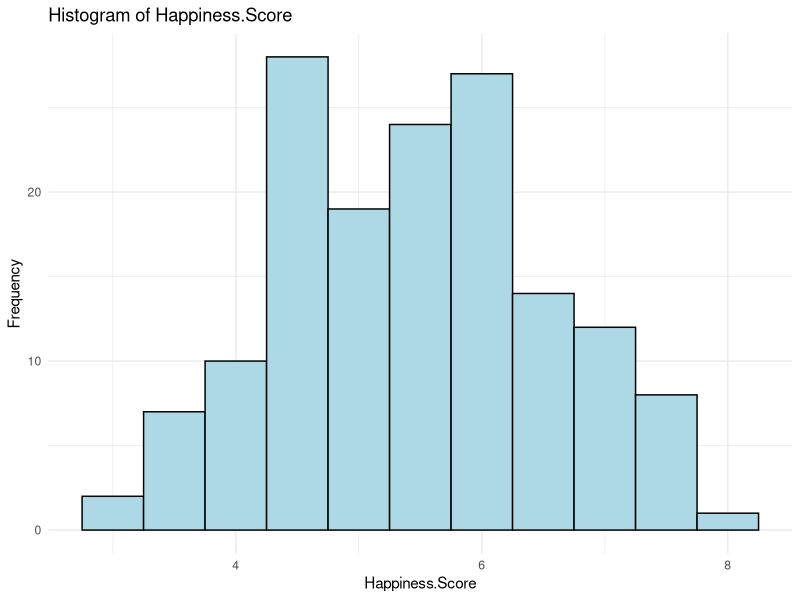
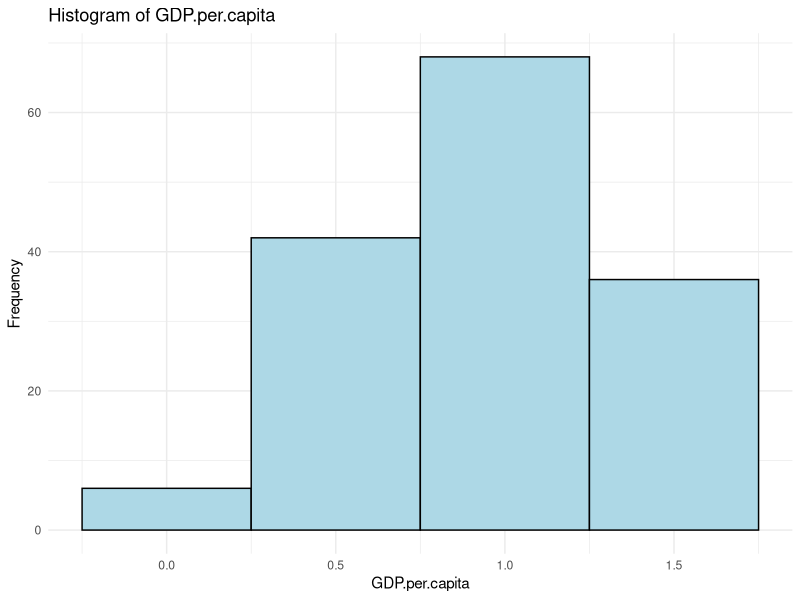
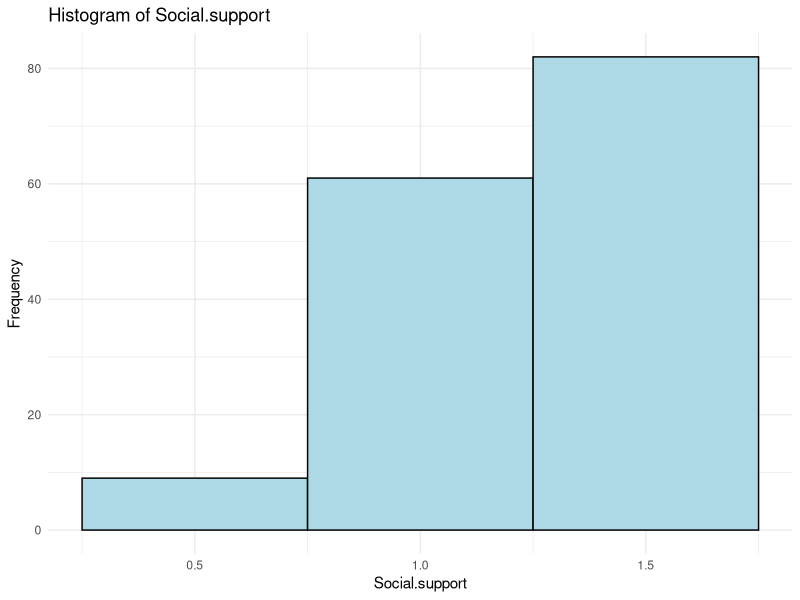
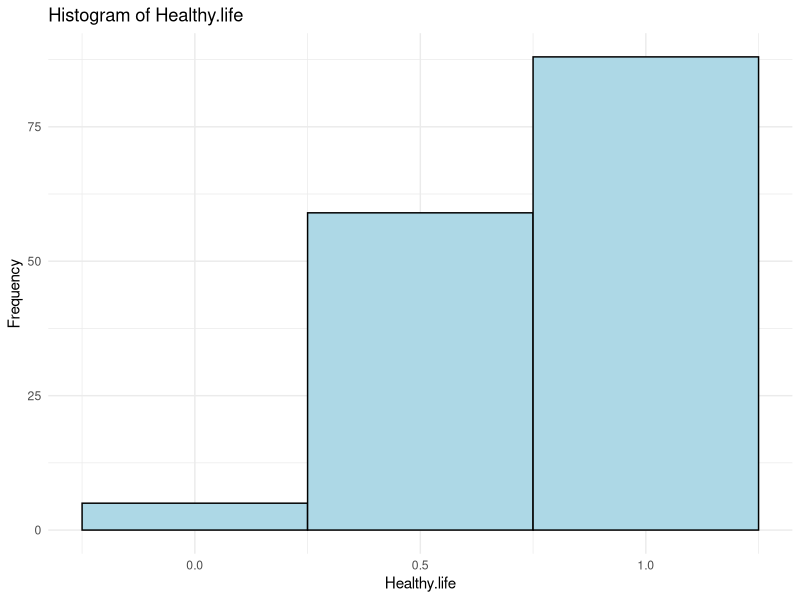
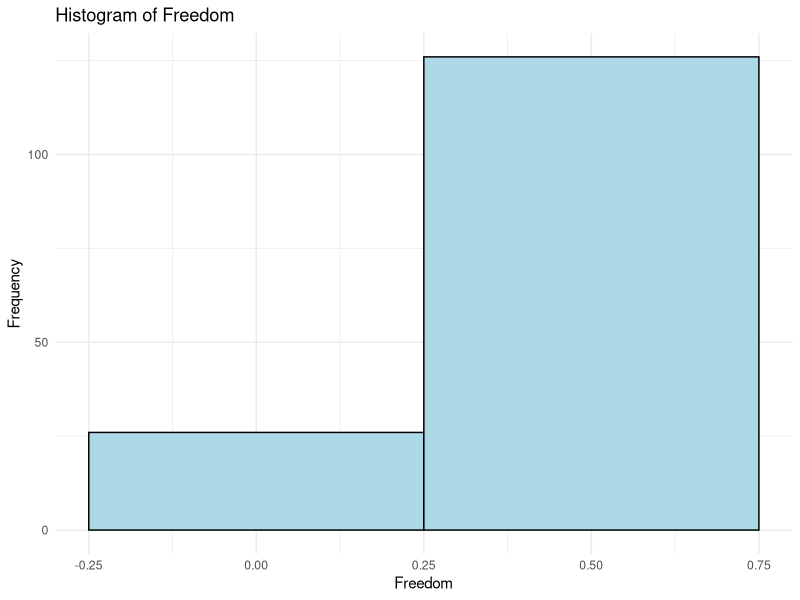
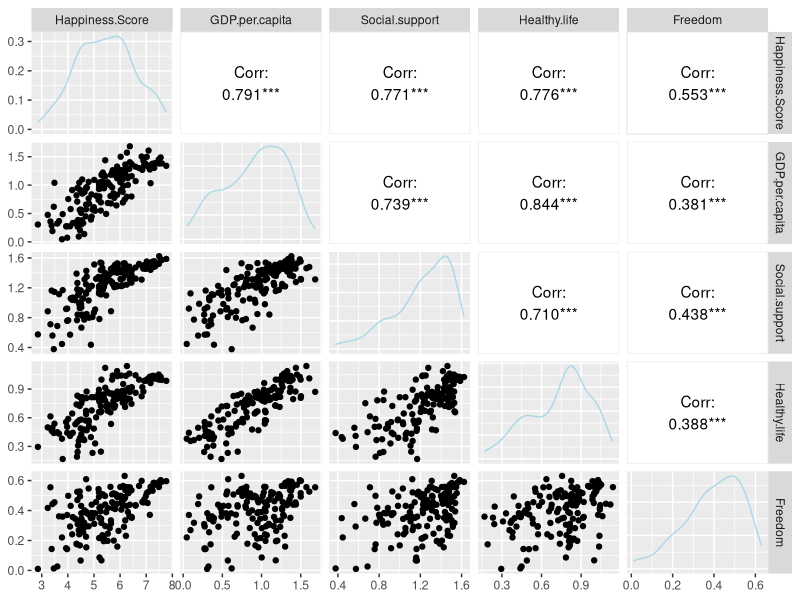
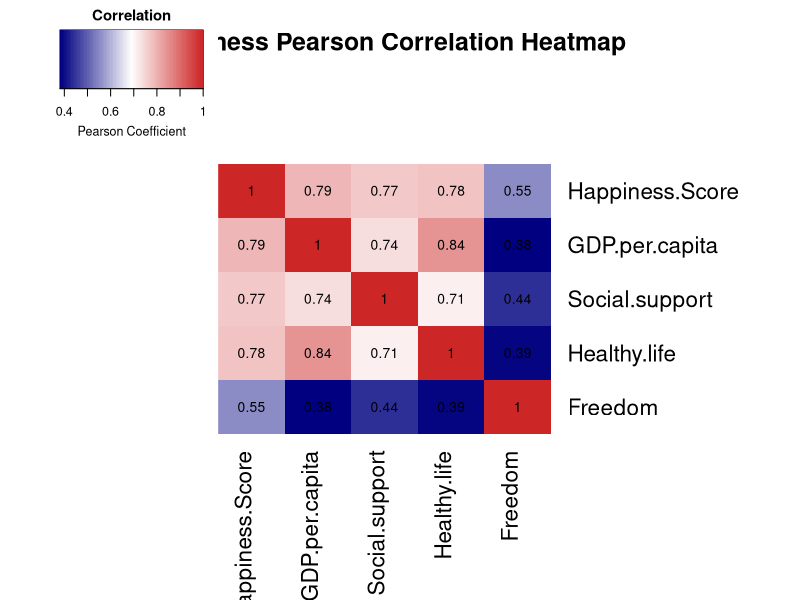

Here is the R script that generated these plots, in order:
# Load  libraries
library(ggplot2)
library(reshape2)
library(gplots)
library(GGally)
library(dplyr)

# Read the dataset
df <- read.csv("../Dataset/TEH_World_Happiness_2019_Imputed.csv")

# Check for missing values in each column
missing_values <- colSums(is.na(df))
print(missing_values[missing_values > 0])

# Drop unnecessary columns
df <- df[, !names(df) %in% c('Country', 'Year', 'Happiness.rank', 'Corruption', 'Generosity')] 

# Drop rows with missing values
df_cleaned <- na.omit(df)

# Plot histogram of each vairable to check visually distribution
for (col in names(df_cleaned)) {
  print(
    ggplot(df_cleaned, aes_string(x = col)) + 
      geom_histogram(binwidth = 0.5, fill = 'lightblue', color = 'black') + 
      labs(title = paste('Histogram of', col), x = col, y = 'Frequency') +
      theme_minimal()
  )
}

# Check Non-Gaussian with Shapiro-Wilk test for each variable
shapiro_test <- sapply(df_cleaned, function(x) shapiro.test(x)$p.value)
shapiro_test_result <- data.frame(
  Variable = names(df_cleaned),
  Shapiro_Test_p_value = shapiro_test,
  Normality = ifelse(shapiro_test < 0.05, "Not Normal", "Normal")
)
print(shapiro_test_result)

# Scatter plots for all variables
scatter_plot <- ggpairs(df_cleaned,  
                        lower = list(continuous = wrap("points", color = "black")),
                        diag = list(continuous = wrap("densityDiag", color = "lightblue")),
                        upper = list(continuous = wrap("cor", color = "black")))

# Save the plot to a file
ggsave("../Figures/Happiness_Scatter_Plot.png", scatter_plot, width = 12, height = 10, units = "in")

# Normalize the dataframe
df_normalized <- as.data.frame(scale(df_cleaned))

# Save the normalized dataset to a CSV file
write.csv(df_normalized, "../Dataset/TEH_World_Happiness_2019_Imputed_Normalized.csv", row.names = FALSE)

# Compute the correlation matrix
correlation_matrix <- cor(df_normalized, method = "pearson")

# Plot and save the heatmap
output_path <- "../Figures/Happiness_Correlation_Heatmap.png"
png(output_path, width = 800, height = 800)

# Plot the correlation matrix as a heatmap based on Pearson Coefficient
heatmap.2(correlation_matrix,
          Rowv = FALSE, Colv = FALSE,
          col = colorRampPalette(c("navy", "white", "firebrick3"))(100),
          trace = "none", 
          cellnote = round(correlation_matrix, 2),
          notecol = "black",  
          margins = c(10, 15),
          main = "Happiness Pearson Correlation Heatmap",
          symm = TRUE,
          density.info = "none",  
          key = TRUE,  
          keysize = 1.5,
          key.title = "Correlation",
          key.xlab = "Pearson Coefficient")

dev.off()
